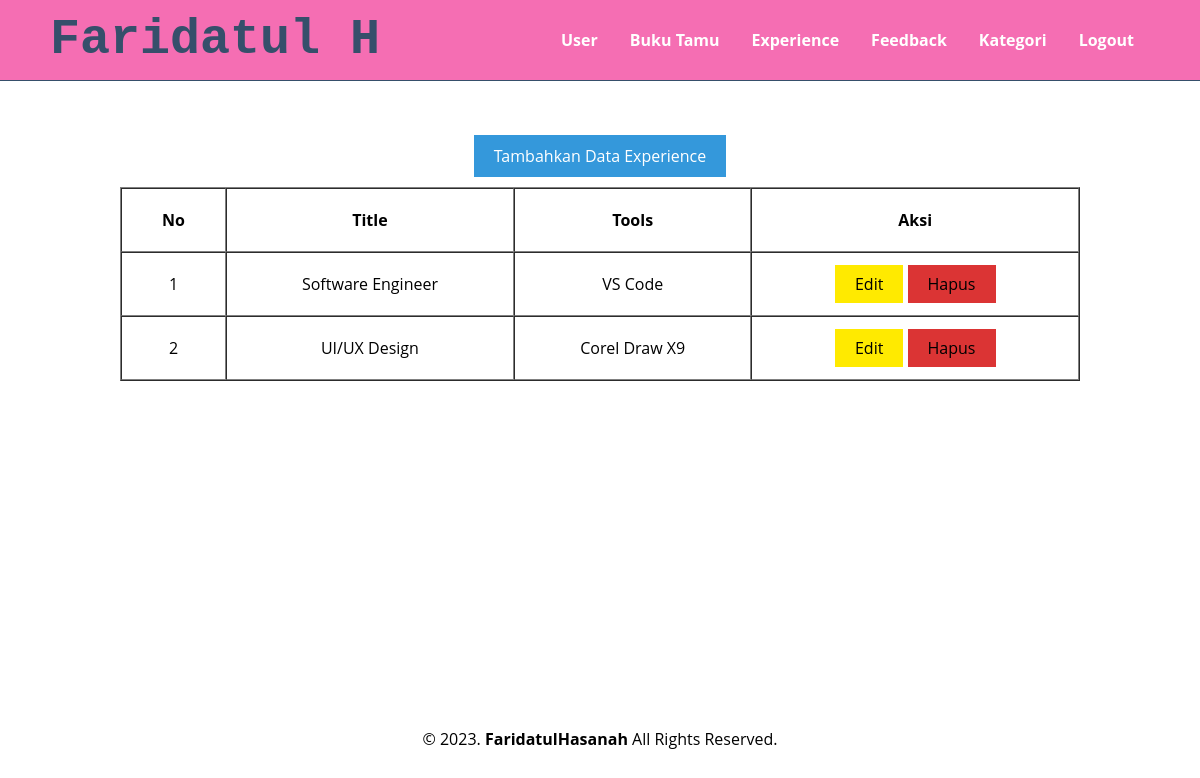
The app's page /experience/index.php (signed in) with its own data.
### tables this page shows
CREATE TABLE `experience` (
  `id` int NOT NULL,
  `title` text NOT NULL,
  `tools` text NOT NULL
);

### experience/index.php (the view, shortened to what this page needs)
<?php
    include '../koneksi.php';
?>
<!DOCTYPE html>
<html lang="en">
<head>
    <link rel="stylesheet" href="../style.css">
</head>
<body>
    <nav>
        <div class="wrapper">
            <div class="logo"><a href='../dashboard/'>Faridatul H</a></div>
            <div class="menu">
                <ul>
                    <li><a href="../user/">User</a></li>
                    <li><a href="../buku-tamu/">Buku Tamu</a></li>
                    <li><a href="../experience/">Experience</a></li>
                    <li><a href="../feedback/">Feedback</a></li>
                    <li><a href="../kategori/">Kategori</a></li>
                    <li><a href="../logout.php">Logout</a></li>
                </ul>
            </div>
        </div>
    </nav>
    <div class="content">
        <center class="jarak">
            <a href="create.php" class="tombol-create">Tambahkan Data Experience</a>
        </center>
        <table border="1" width="80%" align="center" cellpadding="20" cellspacing="0">
            <tr>
                <th>No</th>
                <th>Title</th>
                <th>Tools</th>
                <th>Aksi</th>
            </tr>
            <?php
            $i=1;
            $sql = mysqli_query($koneksi, "SELECT * FROM experience");
            while($data = mysqli_fetch_assoc($sql)){
        ?>
        <tr>
            <td><?php echo $i++ ?></td>
            <td><?php echo $data['title']; ?></td>
            <td><?php echo $data['tools']; ?></td>
            <td>
                <a href="update.php?id=<?php echo $data['id']; ?>" class="tombol-edit">Edit</a>
                <a href="delete.php?id=<?php echo $data['id']; ?>" class="tombol-hapus">Hapus</a>
            </td>
        </tr>
        <?php } ?>
        </table>
    </div>
    <div id="copyright">
        <div class="wrapper">
            &copy; 2023. <b>FaridatulHasanah</b> All Rights Reserved.
        </div>
    </div>
</body>
</html>

### style.css (style rules this page uses)
* { text-decoration: none; }
body { margin: 0px; padding: 0px; font-family: 'Open Sans',sans-serif; }
.wrapper { width: 1100px; margin: auto; position: relative; }
.logo a { font-size: 50px; font-weight: 800; float: left; font-family: courier; color: #364f6b; }
.menu { float: right; }
nav { width: 100%; margin: auto; display: flex; line-height: 80px; position: sticky; position: -webkit-sticky; top: 0; background: #F56EB3; z-index: 1; border-bottom:1px solid #364f6b; }
nav ul { list-style-type: none; margin: 0; padding: 0; overflow: hidden; }
nav ul li { float: left; }
nav ul li a { color: white; font-weight: bold; text-align: center; padding: 0px 16px 0px 16px; text-decoration: none; }
#copyright { text-align: center; width: 100%; padding: 50px 0px 50px 0px; position: fixed; bottom: 0; margin-top: 50px; }
.content { margin-top: 8vh; text-align: center; }
.jarak { margin: 20px; }
.tombol-create { background: #3498db; color: #fff; border: 0; padding: 10px 20px; }
.tombol-edit { background: #ffea00; color: #000; border: 0; padding: 8px 20px; }
.tombol-hapus { background: #db3434; color: #000; border: 0; padding: 8px 20px; }

### records on screen
experience: title "Software Engineer", tools "VS Code"
experience: title "UI/UX Design", tools "Corel Draw X9"
